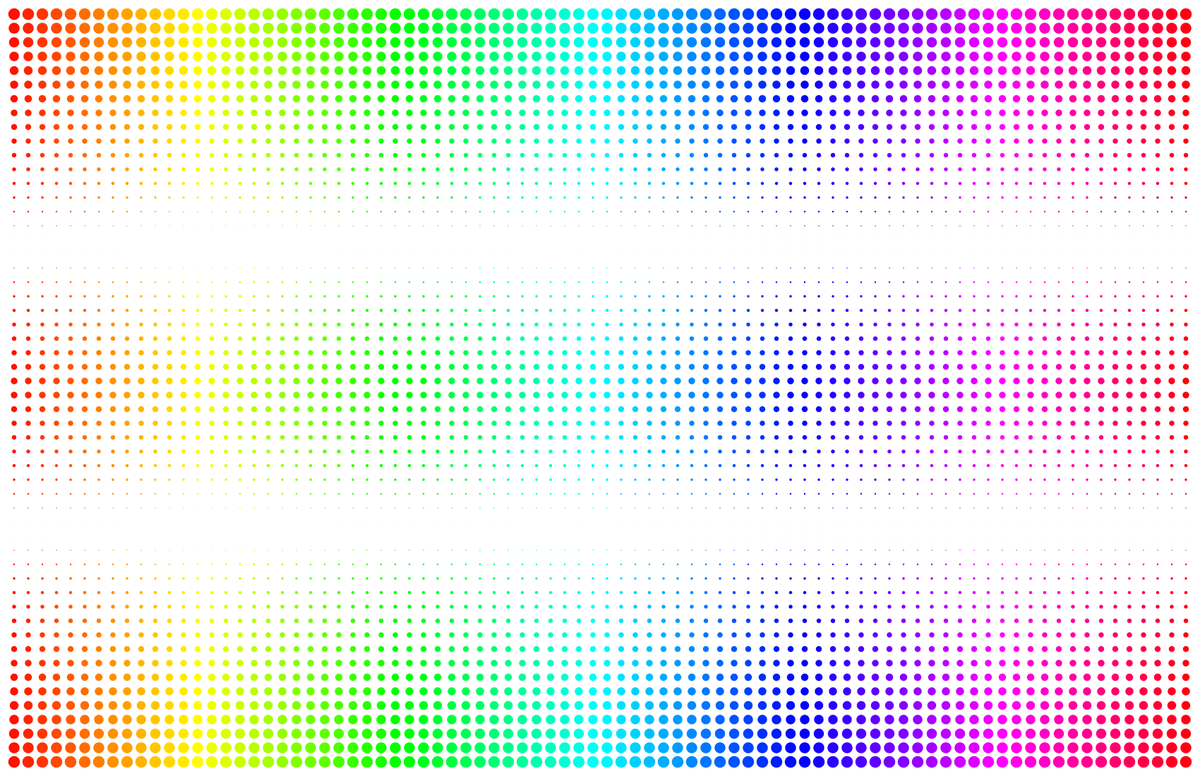
Frame 1 (no input)
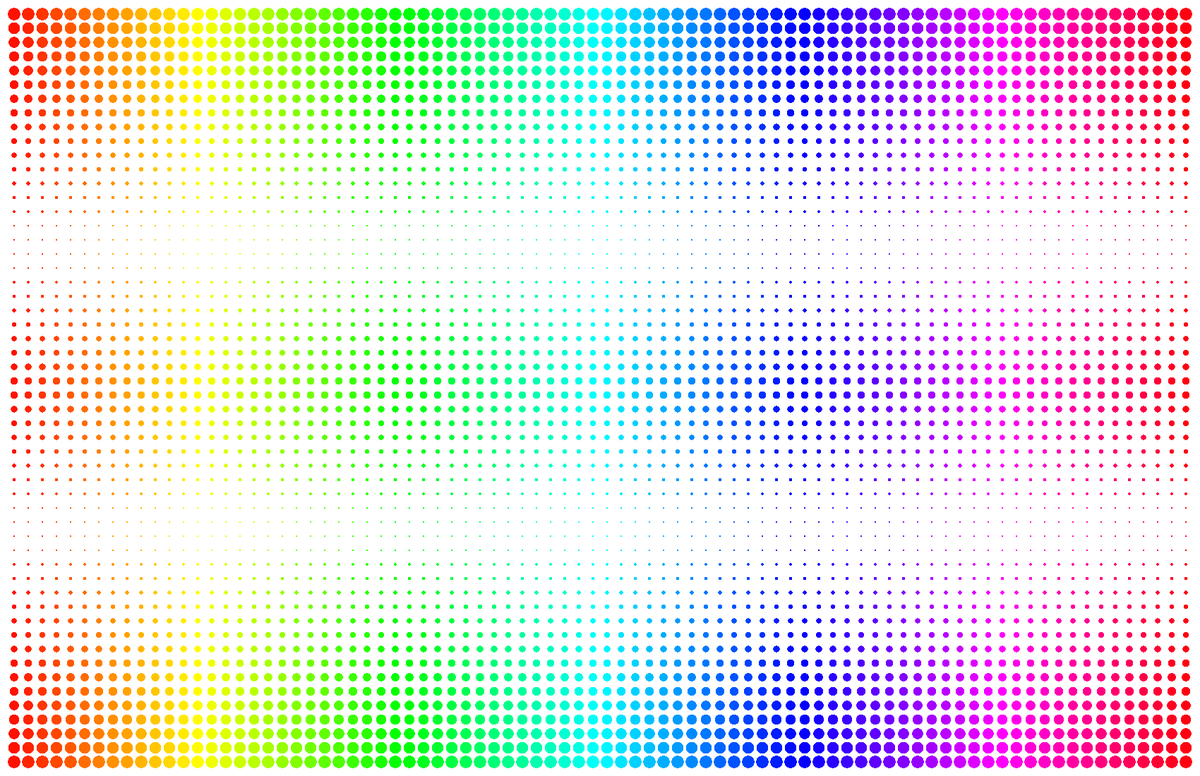
Frame 60 (the mouse pressed at the canvas centre just before this capture)
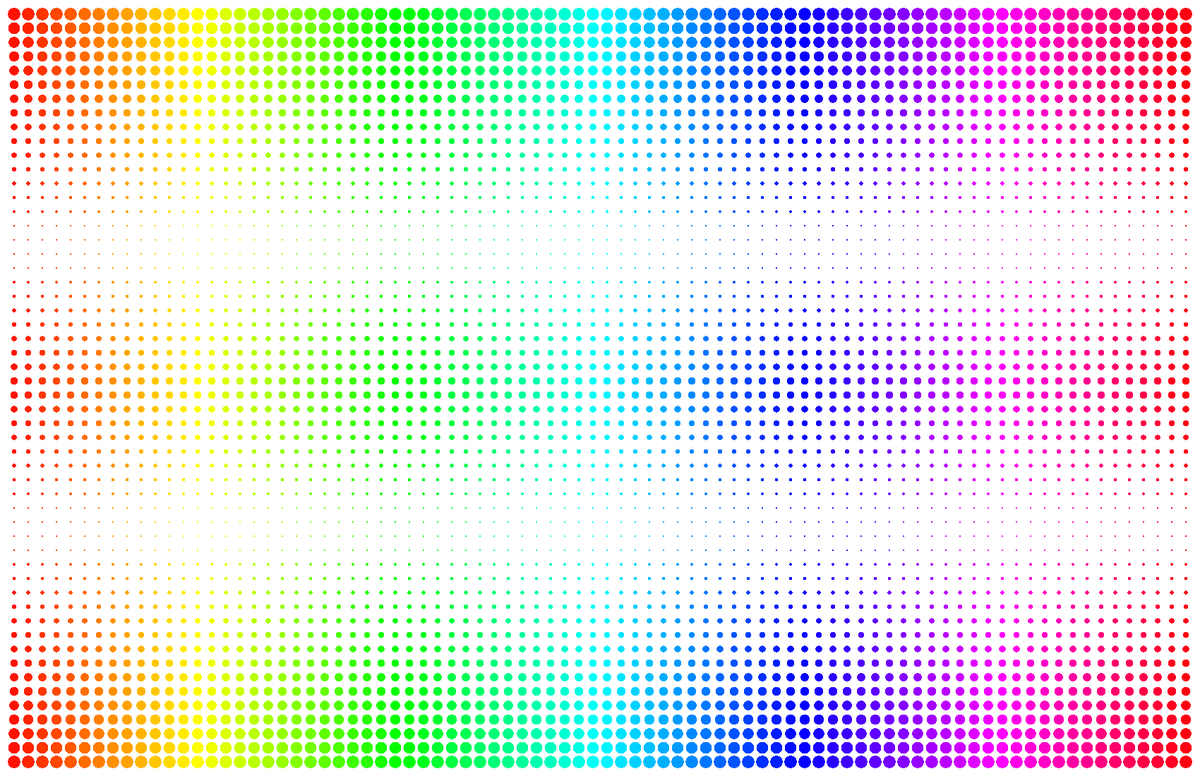
Frame 120 (the mouse held since frame 60 and released just before this capture)

The Processing sketch that drew these frames (run headless with seeded random() and noise(); from frame 60 on, the mouse is pressed at the canvas centre):

// Processing sketch: processing_72841
// ── processing_72841.pde

//Robb Godshaw
//Wallpaper

float WW = 20, HH = 20, dia = 12;

void setup() {
  //import processing.pdf.*;
  size (1700, 1100
  //, PDF, "Wallpaper.pdf"
  );
  background(255);
  fill(255, 0, 0); 
  smooth();
  colorMode(HSB);
  noStroke();
}

void draw() {
  for (int x=1; x<width/WW; x=x+1) {
    for (int y=1; y<height/HH; y=y+1) {  
      fill (map(x, 0, width/WW, 0, 255), 255, 255);
      dia = -abs(height/2/HH-y)+10;
      ellipse (x*WW, y*HH, dia, dia);
    }
  }
  //println("Finished.");
  //exit();
}
